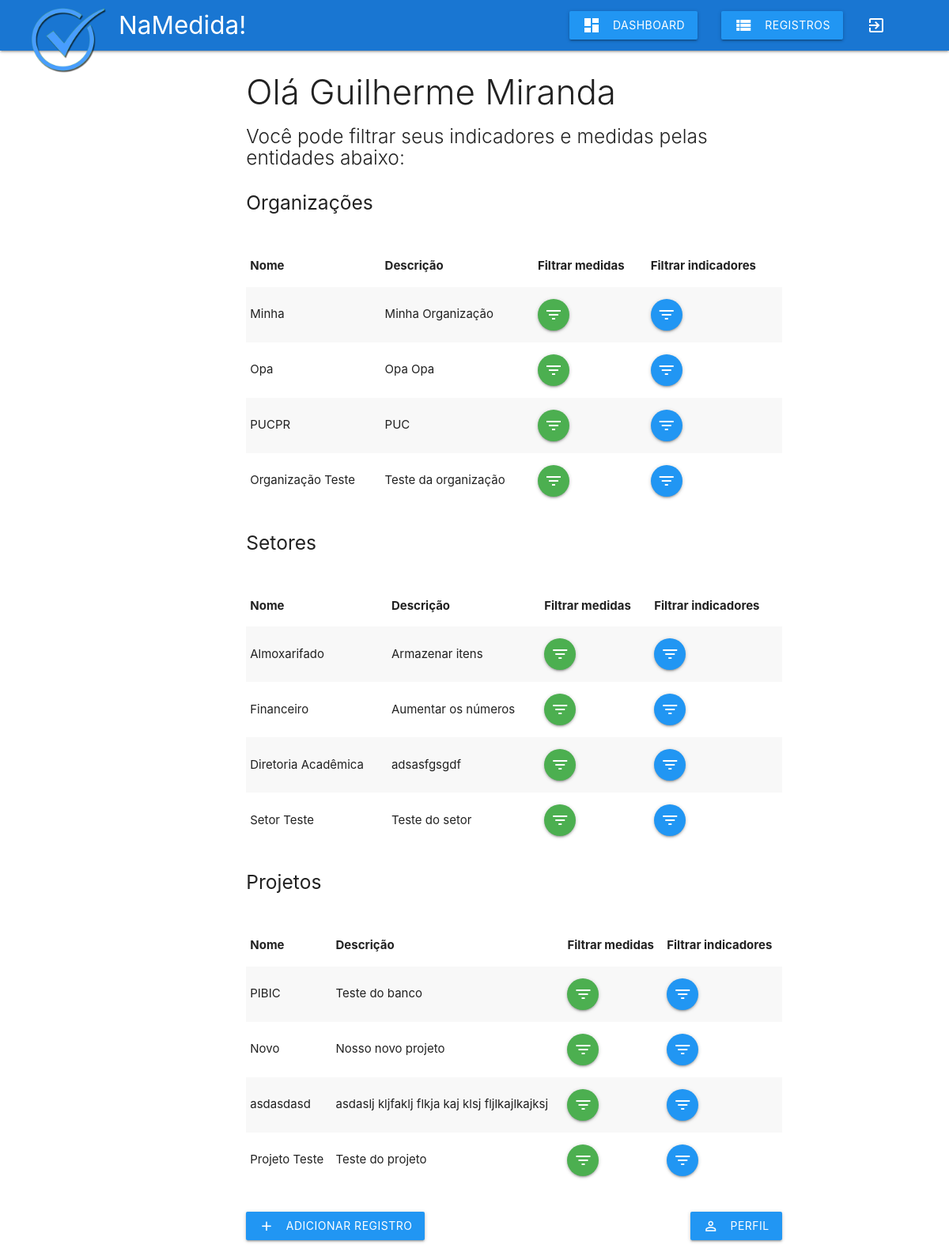
The app's page /php/dashboard.php (signed in) with its own data.
### tables this page shows
CREATE TABLE `usuario` (
  `idUsuario` int(11) NOT NULL,
  `login` varchar(45) DEFAULT NULL,
  `senha` varchar(32) DEFAULT NULL,
  `nome` varchar(45) DEFAULT NULL
);

CREATE TABLE `organizacao` (
  `idOrganizacao` int(11) NOT NULL,
  `idUsuario` int(11) DEFAULT NULL,
  `nome` varchar(45) DEFAULT NULL,
  `descricao` varchar(255) DEFAULT NULL
);

CREATE TABLE `setor` (
  `idSetor` int(11) NOT NULL,
  `nome` varchar(255) DEFAULT NULL,
  `descricao` varchar(255) DEFAULT NULL,
  `responsavel` varchar(255) DEFAULT NULL,
  `idOrganizacao` int(11) DEFAULT NULL
);

CREATE TABLE `projeto` (
  `idProjeto` int(11) NOT NULL,
  `nome` varchar(45) DEFAULT NULL,
  `descricao` varchar(255) DEFAULT NULL,
  `responsavel` varchar(45) DEFAULT NULL,
  `data_inicio` datetime DEFAULT NULL,
  `data_termino` datetime DEFAULT NULL,
  `idSetor` int(11) DEFAULT NULL
);

### php/includes/dados-usuario.php (called while the page is built, shortened)
<?php
$id = $_SESSION['idUsuario'];
$sql = "SELECT * FROM usuario WHERE idUsuario = '$id'";
$resultado = mysqli_query($connect, $sql);
$dados = mysqli_fetch_array($resultado);
$ids_setor = array();
$ids_projeto = array();

### php/includes/cabecalhos.php (called while the page is built, shortened)
<?php
$organizacao[] = 'Nome';
$organizacao[] = 'Descrição';

### php/dashboard.php (the view, shortened to what this page needs)
<?php
include_once 'db_connect.php';
include_once 'includes/header.php';
include_once 'includes/dados-usuario.php';
include_once 'includes/cabecalhos.php';
include_once 'includes/navbar.php';
?>
<div class="row">
	<div class="col s12 m7 push-m3">
		<h3 class="light"> Olá <?php echo $dados['nome']; ?></h3>
		<?php
			$id = $dados['idUsuario'];
			$sql = "SELECT * FROM organizacao WHERE idUsuario = '$id'";
			$resultado = mysqli_query($connect, $sql);
			if (mysqli_num_rows($resultado) > 0):
		?>
		<h5 class="light"> Você pode filtrar seus indicadores e medidas pelas entidades abaixo: </h5>
		<h5 class="titulo-filtro-dashboard"> Organizações </h5>
		<table class="striped responsive-table table-filtrar-dashboard">
			<thead>
				<tr>
				<?php
					foreach ($organizacao as $key) {
						echo "<th>$key</th>";
					}
				?>
				<th>Filtrar medidas</th>
				<th>Filtrar indicadores</th>
				</tr>
			</thead>
			<tbody>
				<?php
					while ($organizacao_dados = mysqli_fetch_array($resultado)):
				?>
				<tr>
					<td><?php echo $organizacao_dados['nome']; ?></td>
					<td><?php echo $organizacao_dados['descricao']; ?></td>
					<td><a title="Filtrar medidas" href="filtrar-organizacao.php?idOrganizacao=<?php echo $organizacao_dados['idOrganizacao']; ?>" class="btn-floating green"><i class="material-icons">filter_list</i></a></td>
					<td><a title="Filtrar indicadores" href="filtrar-organizacao-indicador.php?idOrganizacao=<?php echo $organizacao_dados['idOrganizacao']; ?>" class="btn-floating blue"><i class="material-icons">filter_list</i></a></td>
				</tr>
				<?php
				endwhile;
				endif;
				?>
			</tbody>
		</table>
		<?php
		if (count($ids_setor) > 0):
			$sql = "SELECT * FROM setor WHERE ";
			for($r=0; $r < count($ids_setor); $r++):
				$id = $ids_setor[$r];
				if($r == 0):
					$sql = $sql."idSetor = '$id'";
				else:
					$sql = $sql." OR idSetor = '$id'";
				endif;
			endfor;
			$resultado = mysqli_query($connect, $sql);
		?>
		<h5 class="titulo-filtro-dashboard"> Setores </h5>
		<table class="striped responsive-table table-filtrar-dashboard">
			<thead>
				<tr>
				<th>Nome</th>
				<th>Descrição</th>
				<th>Filtrar medidas</th>
				<th>Filtrar indicadores</th>
				</tr>
			</thead>
			<tbody>
				<?php
					while ($setor_dados = mysqli_fetch_array($resultado)):
				?>
				<tr>
					<td><?php echo $setor_dados['nome']; ?></td>
					<td><?php echo $setor_dados['descricao']; ?></td>
					<td><a title="Filtrar medidas" href="filtrar-setor.php?idSetor=<?php echo $setor_dados['idSetor']; ?>" class="btn-floating green"><i class="material-icons">filter_list</i></a></td>
					<td><a title="Filtrar indicadores" href="filtrar-setor-indicador.php?idSetor=<?php echo $setor_dados['idSetor']; ?>" class="btn-floating blue"><i class="material-icons">filter_list</i></a></td>
				</tr>
				<?php
				endwhile;
				endif;
				?>
			</tbody>
		</table>
		<?php
		if (count($ids_setor) > 0):
			$sql = "SELECT * FROM projeto WHERE ";
			for($r=0; $r < count($ids_projeto); $r++):
				$id = $ids_projeto[$r];
				if($r == 0):
					$sql = $sql."idProjeto = '$id'";
				else:
					$sql = $sql." OR idProjeto = '$id'";
				endif;
			endfor;
			$resultado = mysqli_query($connect, $sql);
		?>
		<h5 class="titulo-filtro-dashboard"> Projetos </h5>
		<table class="striped responsive-table table-filtrar-dashboard">
			<thead>
				<tr>
				<th>Nome</th>
				<th>Descrição</th>
				<th>Filtrar medidas</th>
				<th>Filtrar indicadores</th>
				</tr>
			</thead>
			<tbody>
				<?php
					while ($projeto_dados = mysqli_fetch_array($resultado)):
				?>
				<tr>
					<td><?php echo $projeto_dados['nome']; ?></td>
					<td><?php echo $projeto_dados['descricao']; ?></td>
					<td><a title="Filtrar medidas" href="filtrar-projeto.php?idProjeto=<?php echo $projeto_dados['idProjeto']; ?>" class="btn-floating green"><i class="material-icons">filter_list</i></a></td>
					<td><a title="Filtrar indicadores" href="filtrar-projeto-indicador.php?idProjeto=<?php echo $projeto_dados['idProjeto']; ?>" class="btn-floating blue"><i class="material-icons">filter_list</i></a></td>
				</tr>
				<?php
				endwhile;
				endif;
				?>
			</tbody>
		</table>
		<a class='dropdown-button btn waves-effect waves-light blue botao-tela-dashboard' href='#' data-target='dropdown2'>adicionar registro<i class="material-icons left">add</i></a>
		<a class="waves-effect right blue btn botao-tela-dashboard" href="perfil.php"><i class="material-icons left">person_outline</i>perfil</a>
	</div>
</div>
<?php
include_once 'includes/footer.php';
?>

### php/includes/style.php (style rules this page uses)
.responsive-table { margin-top: 40px; }
.botao-tela-dashboard { margin-top: 30px; }
.titulo-filtro-dashboard { margin-top: 30px; }

### records on screen
usuario: nome "Guilherme Miranda"
organizacao: nome "Minha", descricao "Minha Organização"
organizacao: nome "Opa", descricao "Opa Opa"
organizacao: nome "PUCPR", descricao "PUC"
organizacao: nome "Organização Teste", descricao "Teste da organização"
setor: nome "Almoxarifado", descricao "Armazenar itens"
setor: nome "Financeiro", descricao "Aumentar os números"
setor: nome "Diretoria Acadêmica", descricao "adsasfgsgdf"
setor: nome "Setor Teste", descricao "Teste do setor"
projeto: nome "PIBIC", descricao "Teste do banco"
projeto: nome "Novo", descricao "Nosso novo projeto"
projeto: nome "asdasdasd", descricao "asdaslj kljfaklj flkja kaj klsj fljlkajlkajksj"
projeto: nome "Projeto Teste", descricao "Teste do projeto"

### other values on screen
$key "Nome"
$key "Descrição"
